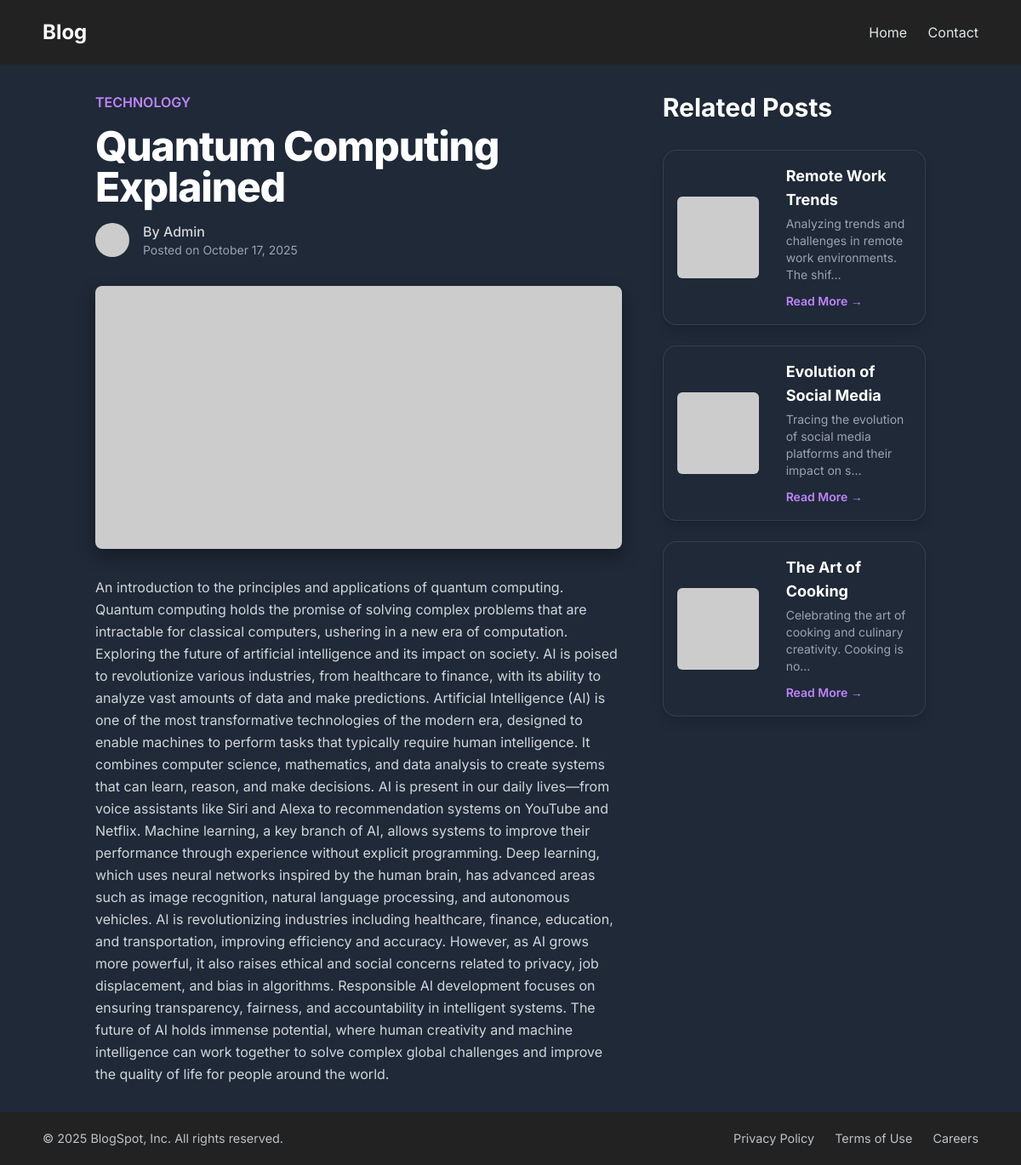
The app's page /post/quantum-computing-explained with its own data.
### blog/models.py (models this page shows, shortened)
class Post(models.Model):
    id = models.AutoField(primary_key=True)
    title = models.CharField(max_length=200)
    content = models.TextField()
    category = models.ForeignKey(Category, on_delete=models.CASCADE)
    img_url = models.URLField(blank=True, null=True, default='https://placehold.co/600x400/1F2937/FFFFFF?text=Image')
    author_avatar_url = models.URLField(blank=True, null=True)
    date_posted = models.DateTimeField(auto_now_add=True)
    slug = models.SlugField(unique=True)

class Category(models.Model):
    id = models.AutoField(primary_key=True)
    name = models.CharField(max_length=100)

### blog/views.py (the view)
# urls.py: path("post/<slug:slug>", views.post_detail, name="detail" ), #This path direct to the detail.html
def post_detail(request, slug):
    try:
        post = Post.objects.get(slug=slug)
        related_posts = Post.objects.filter(category=post.category).exclude(pk=post.pk)[:3]
    except Post.DoesNotExist:
        raise Http404("Post does not exist")
    return render(request, 'detail.html', {'post': post, 'related_posts': related_posts})

### blog/Templates/detail.html (shortened to what this page needs)
{% extends 'base.html' %}
{% block content %}
<script src="https://cdn.tailwindcss.com"></script>
<main class="container mx-auto px-6 py-8 flex-grow">
    <div class="flex flex-col lg:flex-row lg:gap-12">
        <article class="w-full lg:w-2/3">
            <header class="mb-8">
                {% if post.category %}
                    <p class="text-purple-400 font-semibold">{{post.category.name |upper }}</p>
                {% endif %}
                <h1 class="text-4xl md:text-5xl font-extrabold text-white tracking-tight my-4">
                    {{ post.title }}
                </h1>
                <div class="flex items-center text-gray-400">
                    <img class="w-10 h-10 rounded-full mr-4"
                         src="{{ post.author_avatar_url|default:'https://placehold.co/100x100/1F2937/FFFFFF?text=A' }}"
                         alt="{{ post.author|default:'Author' }}">
                    <div>
                        <p class="font-medium text-gray-300">By {{ post.author|default:"Admin" }}</p>
                        <p class="text-sm">Posted on {{ post.date_posted|date:"F j, Y" }}</p>
                    </div>
                </div>
            </header>
            {% if post.img_url %}
            <div class="detail-hero mb-8">
                <img class="w-full h-auto max-h-[600px] object-cover" src="{{ post.img_url }}" alt="{{ post.title }}">
            </div>
            {% endif %}
            <div class="prose prose-lg max-w-none text-gray-300 leading-relaxed">
                {{ post.content|safe }}
            </div>
        </article>
        <aside class="w-full lg:w-1/3 mt-12 lg:mt-0">
            <div class="sticky top-8">
                <h2 class="text-3xl font-bold text-white mb-8 text-left">Related Posts</h2>
                <div class="flex flex-col gap-6">
                        {% if related_posts %}
                            {% for related in related_posts %}
                                <div class="post-card h-auto w-auto bg-gray-900 rounded-lg overflow-hidden shadow-lg flex items-center">
                                    <img class="related-img w-32 h-32 object-cover flex-shrink-0 mx-4 my-4"
                                        src="{{ related.img_url|default:'https://placehold.co/400x400/1F2937/FFFFFF?text=No+Image' }}"
                                        alt="{{ related.title }}">
                                    <div class="p-4">
                                        <h3 class="text-lg font-bold text-white mb-1">{{ related.title|truncatechars:50 }}</h3>
                                        <p class="text-gray-400 text-sm mb-2">{{ related.content|truncatechars:70 }}</p>
                                        <a href="{% url 'blog:detail' slug=related.slug %}" class="text-purple-400 hover:text-purple-300 font-semibold text-sm">
                                            Read More &rarr;
                                        </a>
                                    </div>
                                </div>
                            {% endfor %}
                        {% else %}
                            <p class="text-gray-400">No related posts found.</p>
                        {% endif %}
                </div>
            </div>
        </aside>
    </div>
</main>
{% endblock %}

### blog/Templates/blog/includes/header.html (style rules this page uses)
body { background-color: #1F2937; font-family: 'Inter', Arial, sans-serif; color: #ffffff; margin: 0; padding: 0; min-height: 100vh; display: flex; flex-direction: column; }

### blog/Templates/detail.html (style rules this page uses)
body { font-family: 'Inter', sans-serif; }
.post-card { background-color: #1f2937; transition: transform 0.3s ease, box-shadow 0.3s ease, border-color 0.3s ease; border: 1px solid rgba(255, 255, 255, 0.1); border-radius: 1rem; overflow: hidden; }
.prose { color: #D1D5DB; }
.detail-hero { border-radius: 0.5rem; overflow: hidden; box-shadow: 0 8px 20px rgba(0,0,0,0.35); }
.related-img { width: 96px; height: 96px; object-fit: cover; border-radius: 0.375rem; }

### records on screen
Post: category.name "TECHNOLOGY", title "Quantum Computing Explained", date_posted "October 17, 2025", content "An introduction to the principles and applications of quantum computing. Quantum computing holds the promise of solving complex problems that are intractable for classical computers, ushering in a new era of computation. Exploring the future of artificial intelligence and its impact on society. AI is poised to revolutionize various industries, from healthcare to finance, with its ability to analyze vast amounts of data and make predictions. Artificial Intelligence (AI) is one of the most transformative technologies of the modern era, designed to enable machines to perform tasks that typically require human intelligence. It combines computer science, mathematics, and data analysis to create…"
Post: title "Remote Work Trends", content "Analyzing trends and challenges in remote work environments. The shif…"
Post: title "Evolution of Social Media", content "Tracing the evolution of social media platforms and their impact on s…"
Post: title "The Art of Cooking", content "Celebrating the art of cooking and culinary creativity. Cooking is no…"

### other values on screen
{{ post.author|default:"Admin" }} "Admin"
